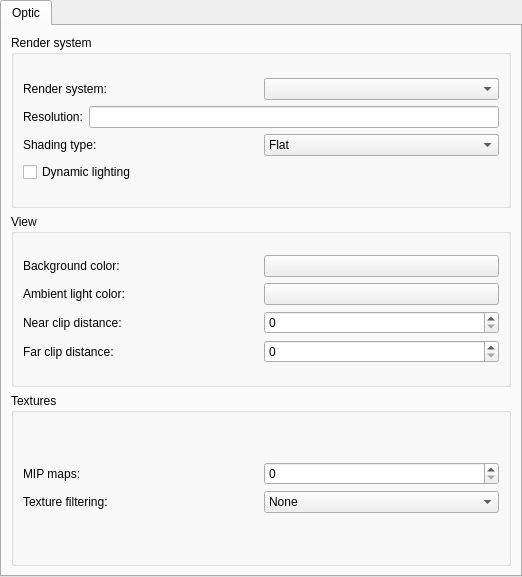
<?xml version="1.0" encoding="UTF-8"?>
<ui version="4.0">
 <author>Tamino Dauth</author>
 <class>SettingsTabWidget</class>
 <widget class="KTabWidget" name="SettingsTabWidget">
  <property name="geometry">
   <rect>
    <x>0</x>
    <y>0</y>
    <width>522</width>
    <height>577</height>
   </rect>
  </property>
  <property name="windowTitle">
   <string>Form</string>
  </property>
  <property name="documentMode">
   <bool>false</bool>
  </property>
  <property name="movable">
   <bool>true</bool>
  </property>
  <widget class="QWidget" name="m_opticTab">
   <attribute name="title">
    <string>Optic</string>
   </attribute>
   <layout class="QGridLayout" name="gridLayout">
    <item row="0" column="0">
     <widget class="QGroupBox" name="groupBox">
      <property name="title">
       <string>Render system</string>
      </property>
      <layout class="QGridLayout" name="gridLayout_4">
       <item row="0" column="0">
        <layout class="QVBoxLayout" name="verticalLayout">
         <item>
          <layout class="QHBoxLayout" name="horizontalLayout">
           <item>
            <widget class="QLabel" name="label">
             <property name="text">
              <string>Render system:</string>
             </property>
            </widget>
           </item>
           <item>
            <widget class="KComboBox" name="m_renderSystemComboBox"/>
           </item>
          </layout>
         </item>
         <item>
          <layout class="QHBoxLayout" name="horizontalLayout_2">
           <item>
            <widget class="QLabel" name="label_2">
             <property name="text">
              <string>Resolution:</string>
             </property>
            </widget>
           </item>
           <item>
            <widget class="KLineEdit" name="m_resolutionLineEdit"/>
           </item>
          </layout>
         </item>
         <item>
          <layout class="QHBoxLayout" name="horizontalLayout_3">
           <item>
            <widget class="QLabel" name="label_5">
             <property name="text">
              <string>Shading type:</string>
             </property>
            </widget>
           </item>
           <item>
            <widget class="KComboBox" name="m_shadingTypeComboBox">
             <item>
              <property name="text">
               <string>Flat</string>
              </property>
             </item>
             <item>
              <property name="text">
               <string>Gouraud</string>
              </property>
             </item>
             <item>
              <property name="text">
               <string>Phong</string>
              </property>
             </item>
            </widget>
           </item>
          </layout>
         </item>
         <item>
          <widget class="QCheckBox" name="m_dynamicLightingCheckBox">
           <property name="text">
            <string>Dynamic lighting</string>
           </property>
          </widget>
         </item>
        </layout>
       </item>
      </layout>
     </widget>
    </item>
    <item row="2" column="0">
     <widget class="QGroupBox" name="groupBox_2">
      <property name="title">
       <string>Textures</string>
      </property>
      <layout class="QGridLayout" name="gridLayout_5">
       <item row="0" column="0">
        <layout class="QGridLayout" name="gridLayout_2">
         <item row="0" column="0">
          <layout class="QHBoxLayout" name="horizontalLayout_4">
           <item>
            <widget class="QLabel" name="label_3">
             <property name="text">
              <string>MIP maps:</string>
             </property>
            </widget>
           </item>
           <item>
            <widget class="KIntSpinBox" name="m_mipMapsSpinBox">
             <property name="minimum">
              <number>0</number>
             </property>
            </widget>
           </item>
          </layout>
         </item>
         <item row="1" column="0">
          <layout class="QHBoxLayout" name="horizontalLayout_5">
           <item>
            <widget class="QLabel" name="label_4">
             <property name="text">
              <string>Texture filtering:</string>
             </property>
            </widget>
           </item>
           <item>
            <widget class="KComboBox" name="m_textureFilteringComboBox">
             <item>
              <property name="text">
               <string>None</string>
              </property>
             </item>
             <item>
              <property name="text">
               <string>Bilinear</string>
              </property>
             </item>
             <item>
              <property name="text">
               <string>Trilinear</string>
              </property>
             </item>
             <item>
              <property name="text">
               <string>Anisotropic</string>
              </property>
             </item>
            </widget>
           </item>
          </layout>
         </item>
        </layout>
       </item>
      </layout>
     </widget>
    </item>
    <item row="1" column="0">
     <widget class="QGroupBox" name="groupBox_3">
      <property name="title">
       <string>View</string>
      </property>
      <layout class="QGridLayout" name="gridLayout_3">
       <item row="0" column="0">
        <layout class="QVBoxLayout" name="verticalLayout_2">
         <item>
          <layout class="QHBoxLayout" name="horizontalLayout_7">
           <item>
            <widget class="QLabel" name="label_7">
             <property name="text">
              <string>Background color:</string>
             </property>
            </widget>
           </item>
           <item>
            <widget class="KColorButton" name="m_backgroundColorColorButton"/>
           </item>
          </layout>
         </item>
         <item>
          <layout class="QHBoxLayout" name="horizontalLayout_6">
           <item>
            <widget class="QLabel" name="label_6">
             <property name="text">
              <string>Ambient light color:</string>
             </property>
            </widget>
           </item>
           <item>
            <widget class="KColorButton" name="m_ambientLightColorButton"/>
           </item>
          </layout>
         </item>
         <item>
          <layout class="QHBoxLayout" name="horizontalLayout_8">
           <item>
            <widget class="QLabel" name="label_8">
             <property name="text">
              <string>Near clip distance:</string>
             </property>
            </widget>
           </item>
           <item>
            <widget class="KIntSpinBox" name="m_nearClipDistanceSpinBox">
             <property name="maximum">
              <number>999999999</number>
             </property>
            </widget>
           </item>
          </layout>
         </item>
         <item>
          <layout class="QHBoxLayout" name="horizontalLayout_9">
           <item>
            <widget class="QLabel" name="label_9">
             <property name="text">
              <string>Far clip distance:</string>
             </property>
            </widget>
           </item>
           <item>
            <widget class="KIntSpinBox" name="m_farClipDistanceSpinBox">
             <property name="maximum">
              <number>999999999</number>
             </property>
            </widget>
           </item>
          </layout>
         </item>
        </layout>
       </item>
      </layout>
     </widget>
    </item>
   </layout>
  </widget>
 </widget>
 <customwidgets>
  <customwidget>
   <class>KIntSpinBox</class>
   <extends>QSpinBox</extends>
   <header>knuminput.h</header>
  </customwidget>
  <customwidget>
   <class>KLineEdit</class>
   <extends>QLineEdit</extends>
   <header>klineedit.h</header>
  </customwidget>
  <customwidget>
   <class>KComboBox</class>
   <extends>QComboBox</extends>
   <header>kcombobox.h</header>
  </customwidget>
  <customwidget>
   <class>KColorButton</class>
   <extends>QPushButton</extends>
   <header>kcolorbutton.h</header>
  </customwidget>
  <customwidget>
   <class>KTabWidget</class>
   <extends>QTabWidget</extends>
   <header>ktabwidget.h</header>
   <container>1</container>
  </customwidget>
 </customwidgets>
 <resources/>
 <connections/>
</ui>
